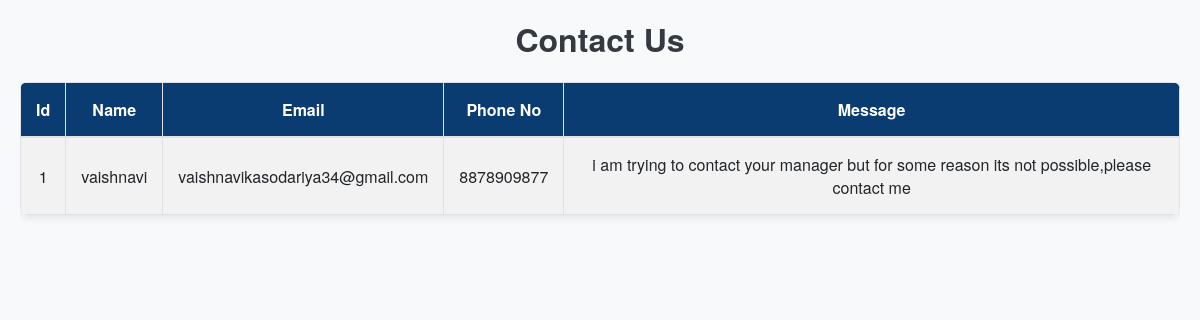
The page /Admin_penal/contact_view.php on the database its author committed.
### tables this page shows
CREATE TABLE `contact_us` (
  `id` int(11) NOT NULL,
  `fullname` varchar(100) NOT NULL,
  `email` varchar(100) NOT NULL,
  `phoneno` varchar(15) DEFAULT NULL,
  `message` text NOT NULL
);

### Admin_penal/contact_view.php (the view, shortened to what this page needs)
<?php
include "db_connect.php";
$sql = "SELECT * FROM contact_us";
$result = mysqli_query($conn, $sql);
if (mysqli_num_rows($result) > 0) {
    echo "<div class='d-flex justify-content-between align-items-center mb-4'>
            <h2 class='hover-heading text-center flex-grow-1'>Contact Us</h2>
          </div>";
    echo "<div class='table-responsive'>
            <table class='table table-bordered table-striped table-hover'>
                <thead>
                    <tr>
                        <th>Id </th>
                        <th> Name</th>
                        <th>Email</th>
                        <th>Phone No</th>
                        <th>Message</th>
                    </tr>
                </thead>
                <tbody>";
    while ($row = mysqli_fetch_assoc($result)) {
        echo "<tr>";
        echo "<td>{$row['id']}</td>";
        echo "<td>{$row['fullname']}</td>";
        echo "<td>{$row['email']}</td>";
        echo "<td>{$row['phoneno']}</td>";
        echo "<td>{$row['message']}</td>";
    }
    echo "</tbody></table></div>";
} else {
    echo "<p class='alert alert-warning text-center'>No data found!</p>";
}
?>
<!DOCTYPE html>
<html lang="en">
<head>
    <link href="https://maxcdn.bootstrapcdn.com/bootstrap/4.5.2/css/bootstrap.min.css" rel="stylesheet">
</head>
<body>
</body>
</html>

### Admin_penal/contact_view.php (style rules this page uses)
body { background-color: #f8f9fa; font-family: 'Helvetica Neue', Arial, sans-serif; color: #333; margin: 20px; }
h2 { color: #343a40; margin-bottom: 0; font-size: 2rem; font-weight: 700; text-align: center; }
.table { border-radius: 0.5rem; overflow: hidden; box-shadow: 0 2px 10px rgba(0, 0, 0, 0.1); }
.table th { background-color: #0a3c72; color: white; text-align: center; padding: 15px; }
.table th, .table td { padding: 15px; vertical-align: middle; text-align: center; }
.table-striped tbody tr:nth-of-type(odd) { background-color: #f2f2f2; }

### rows shown on the page
contact_us: id "1", fullname "vaishnavi", email "vaishnavikasodariya34@gmail.com", phoneno "8878909877", message "i am trying to contact your manager but for some reason its not possible,please contact me"
